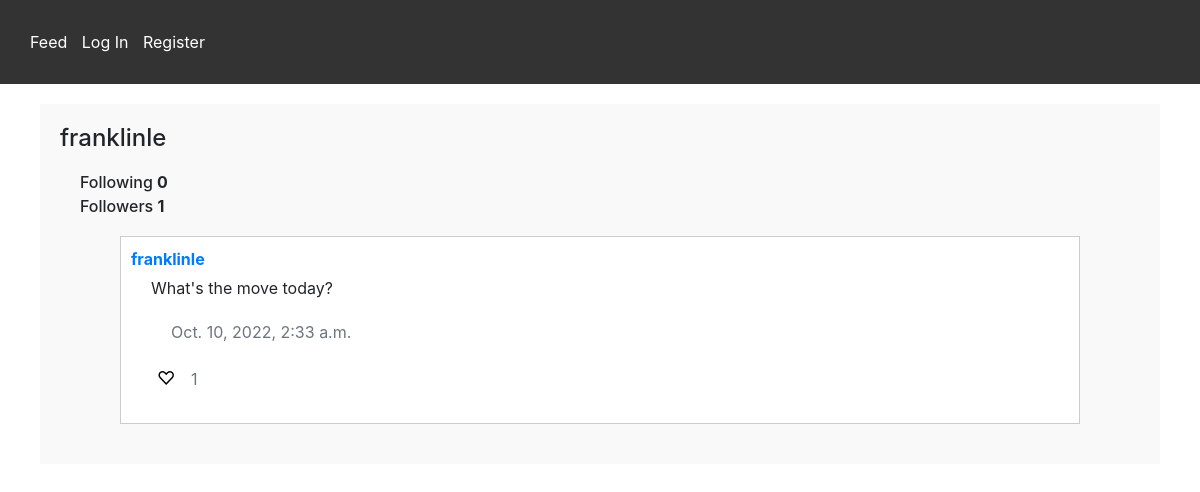
Page /profile/franklinle on the earlier database version.
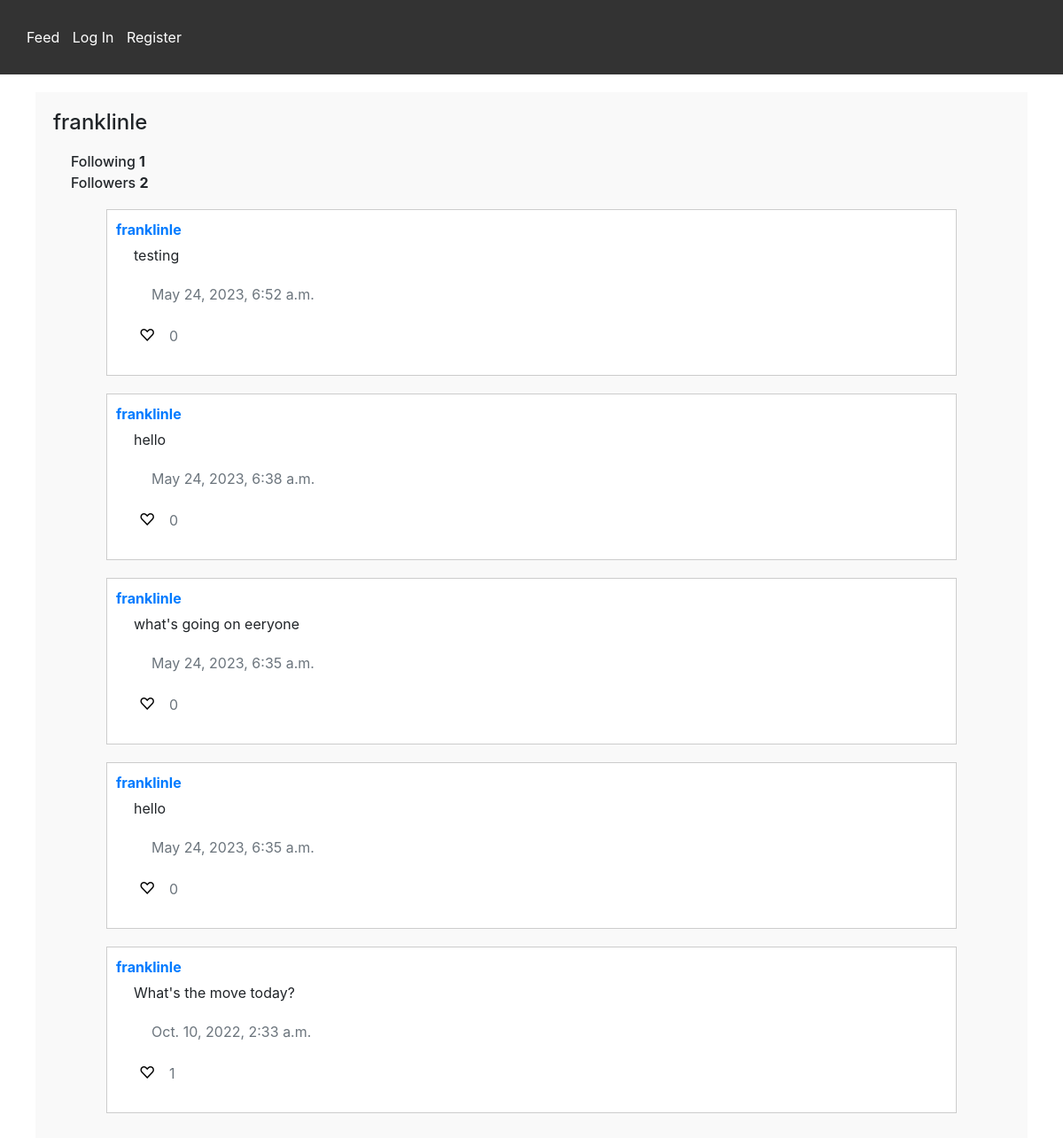
Same page on the later database version.
### networkApp/models.py (models this page shows)
class Posts(models.Model):
    user = models.ForeignKey(User, on_delete=models.CASCADE, related_name="posts")
    time_posted = models.DateTimeField(default=timezone.now)
    content = models.CharField(max_length=300)
    likes = models.ManyToManyField(User, related_name="like", default=None, blank=True)
    like_count = models.BigIntegerField(default=0)

class User(AbstractUser):
    pass

### networkApp/views.py (the view)
# urls.py: path("profile/<str:user>", views.profile, name="profile"),
def profile(request, user):
    profileUserID = User.objects.get(username=user).id
    userPosts = Posts.objects.filter(
        user_id=profileUserID).order_by('-time_posted')
    paginator = Paginator(userPosts, 10)
    page_number = request.GET.get('page', 1)
    try:
        page_obj = paginator.get_page(page_number)
    except EmptyPage:
        page_obj = paginator.get_page(1)
    following = UserFollowing.objects.filter(user_id=profileUserID)
    if request.user.is_authenticated == True:
        currentUserID = User.objects.get(username=request.user).id
        if User.objects.get(username=request.user).id == profileUserID:
            followButton = False
        else:
            followButton = True
            try:
                followCheck = UserFollowing.objects.get(
                    user_id=currentUserID, following_user_id=profileUserID)
                if followCheck:
                    following = True
            except UserFollowing.DoesNotExist:
                following = False
    else:
        currentUserID = None
        followButton = False
    profUser = User.objects.get(id=profileUserID)
    followingCount = len(profUser.following.all())
    followerCount = len(profUser.followers.all())
    return render(request, "networkApp/profile.html", {
        "profUser": profUser,
        "page_obj": page_obj,
        "followButton": followButton,
        "currentUserID": currentUserID,
        "following": following,
        "followingCount": followingCount,
        "followerCount": followerCount
    })

### networkApp/templates/networkApp/profile.html (shortened to what this page needs)
{% extends "networkApp/layout.html" %}  {% block body %}
<div id="new-post-section-background">
  <h3 id="profileUser">{{ profUser }}</h3>
  <div>
    <h6>Following <span id="following-number">{{ followingCount }}</span></h6>
    <h6>Followers <span id="followers-number">{{ followerCount }}</span></h6>
  </div>
  <div class="posts-section">
    <div class="posts-section">
      {% for post in page_obj %}
      <div id="post-{{ post.id }}" class="post">
        <p>
          <a
            href="{% url 'profile' post.user %}"
            data-url="{% url 'editPost' %}"
            ><strong>{{ post.user }}</strong></a
          >
        </p>
        <div id="content-{{ post.id }}" class="post-content">
          {{ post.content }}
          <div class="text-muted">{{ post.time_posted }}</div>
        </div>
        <div>
          <button
            id="like-{{ post.id }}"
            class="like-button"
            value="{{ post.id }}"
            type="button"
          >
            ♡
          </button>
          <span id="like_count_{{post.id}}" class="text-muted"
            >{{ post.like_count }}</span
          >
        </div>
      </div>
      {% endfor %}
    </div>
    {% endblock %}

Differences in the rows shown:
added Posts: user "franklinle", content "testing", time_posted "May 24, 2023, 6:52 a.m.", {{ post.id }} 14 (drawn), like_count "0"
added Posts: user "franklinle", content "hello", time_posted "May 24, 2023, 6:38 a.m.", {{ post.id }} 13 (drawn), like_count "0"
added Posts: user "franklinle", content "what's going on eeryone", time_posted "May 24, 2023, 6:35 a.m.", {{ post.id }} 12 (drawn), like_count "0"
added Posts: user "franklinle", content "hello", time_posted "May 24, 2023, 6:35 a.m.", {{ post.id }} 11 (drawn), like_count "0"
Other differences:
{{ followingCount }}: "0" → "1"
{{ followerCount }}: "1" → "2"
